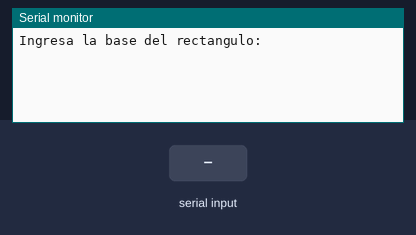
This sketch was run on a simulated Arduino Uno, built with avr-gcc and run on an emulated ATmega328P. Shown: the last lines printed to the serial monitor. The test bench sets the inputs (shaded band).

Above: at 1.2 s.
1.3 s: "90,45\n" received over Serial
At 1.8 s:
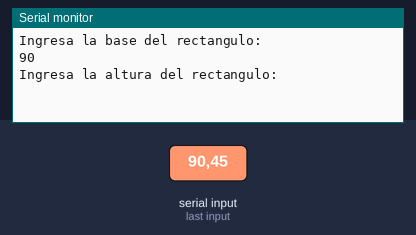
2.8 s: "30,150\n" received over Serial
At 4.2 s:
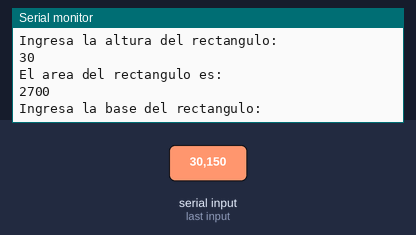

The sketch:

P_6_AreaRectangulo.ino
```cpp
int base, altura ;

void setup() {
  // put your setup code here, to run once:
  Serial.begin(9600);
  Serial.setTimeout(10);
}

int estado = 0;
int v;
void loop() {
  // put your main code here, to run repeatedly:
  if(estado == 0) {
    Serial.println("Ingresa la base del rectangulo: ");
    estado = 1;
  }

  if(estado == 2) {
    Serial.println("Ingresa la altura del rectangulo: ");
    estado = 3;
  }

  if(Serial.available()>0) {
    v = Serial.readString().toInt();
    if(estado == 1) {
      base = v;
      Serial.println(base);
      estado = 2;
    }else if(estado == 3) {
      altura = v;
      Serial.println(altura);
      estado = 4;
    }
  }
  //////
  if(estado == 4) {
    Serial.println("El area del rectangulo es:");
    Serial.println(base * altura);
    estado = 0;
    }
}
```

Measured:
- after the input at 1.3 s, the serial monitor: prints a new line at once (image 1)
- after the input at 2.8 s, the serial monitor: prints a new line at once (image 2)
